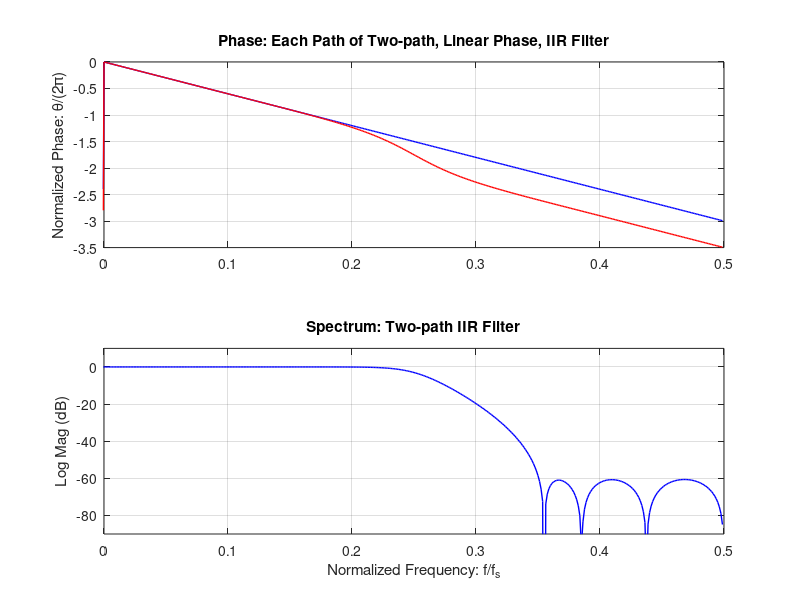
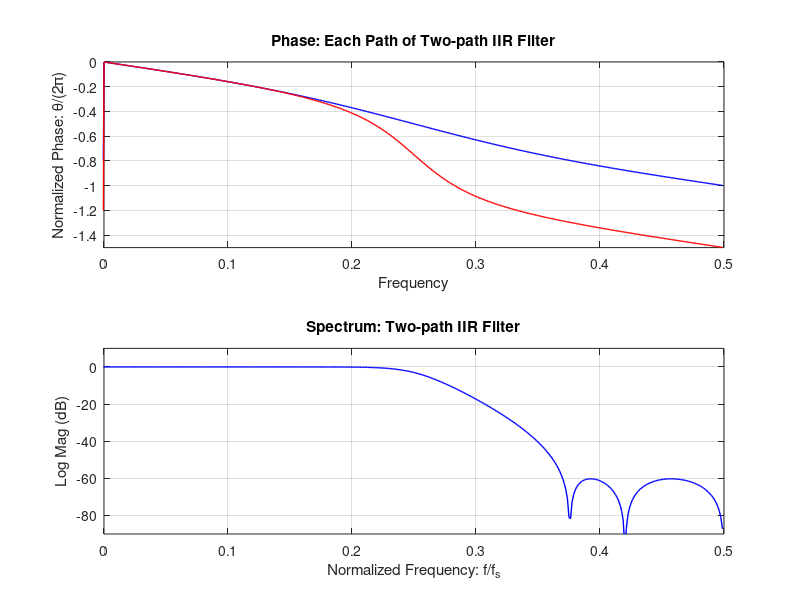
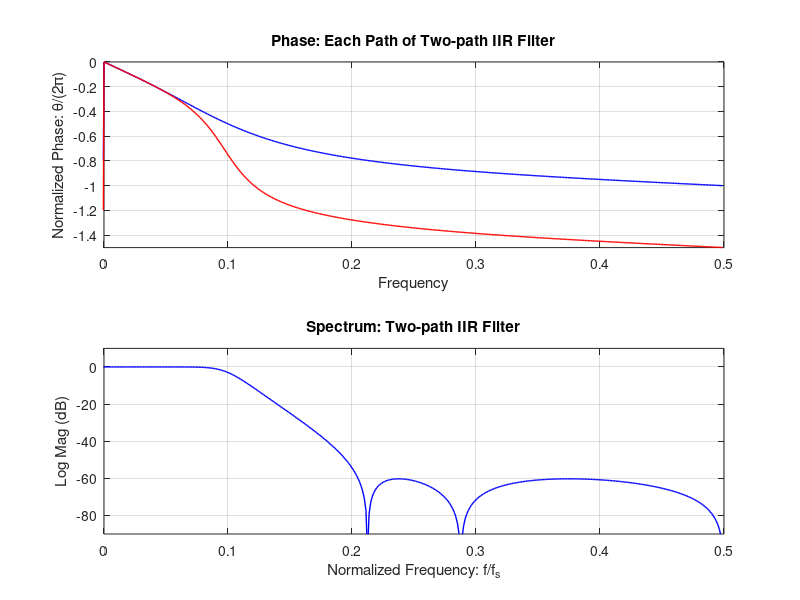
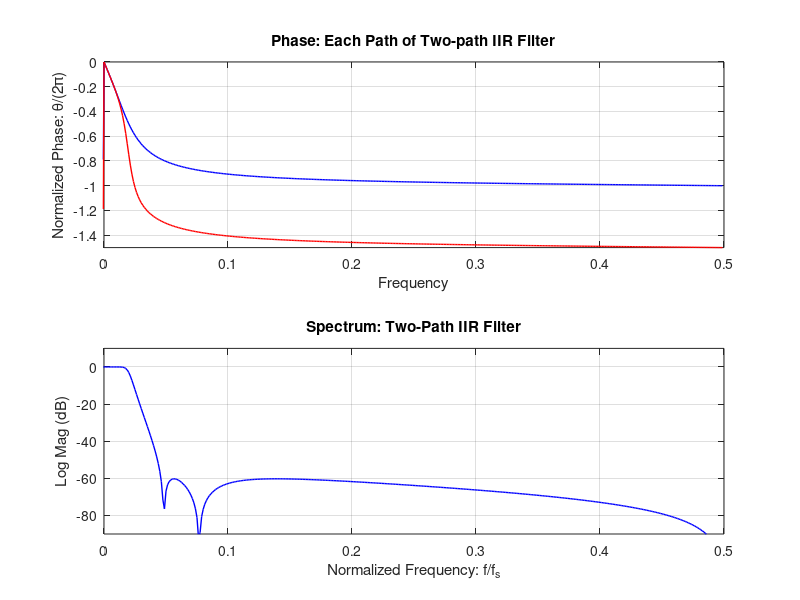

Recreate these plots in MATLAB, in order.
% two path filter demo
% demonstration of two path recursive all-pass filter
% showing two-path phase responses along with resulting filter gain obtained from their sum
% for half, band, for transformed low pass, and for transformed band pass
% Script file written by fred harris of UCSD. Copyright 2021

% half band, 7-pole, 7-zero, 3-multiply Linear Phase recursive all-pass filter
% coefficients obtained from lineardesign_2, Top path is delay line

den_01 = [1 zeros(1,6)];
den_10 = [1. 0.0   -0.1563163557101381  0.0   0.02291418235416641];
den_11 = [1. 0.0   0.6158352756195699];

n_dat=400;
xx=[1 zeros(1,n_dat-1)];
reg1_tp=zeros(1,6);
reg1_bt=zeros(3,4);


for nn=1:n_dat
sm0=reg1_tp(6);

sm1=(xx(nn)-reg1_bt(2,4))*den_10(5)+(reg1_bt(1,2)-reg1_bt(2,2))*den_10(3)+reg1_bt(1,4);
sm2=(sm1   -reg1_bt(3,2))*den_11(3)+ reg1_bt(2,2);

tp(nn)=sm0;
bt(nn)=reg1_bt(3,1);
yy(nn)=(sm0+reg1_bt(3,1))/2;

reg1_tp(1,:)=[xx(nn) reg1_tp(1:5)];
reg1_bt(1,:)=[xx(nn) reg1_bt(1,1:3)];
reg1_bt(2,:)=[sm1    reg1_bt(2,1:3)];
reg1_bt(3,:)=[sm2    reg1_bt(3,1:3)];

end

figure(1)
subplot(2,1,1)
plot(-0.5:1/800:0.5-1/800,fftshift(unwrap(angle(fft(tp,800))))/(2*pi),'b','linewidth',1)
hold on
plot(-0.5:1/800:0.5-1/800,fftshift(unwrap(angle(fft(bt,800)))/(2*pi)),'r','linewidth',1)
hold off
grid on
axis([0 0.5 -3.5 0])
title('Phase: Each Path of Two-path, Linear Phase, IIR Filter')
ylabel('Normalized Phase: \theta/(2\pi)') 

subplot(2,1,2)
plot(-0.5:1/800:0.5-1/800,fftshift(20*log10(abs(fft(yy,800)))),'b','linewidth',1)
grid on
axis([0 0.5 -90 10])
title('Spectrum: Two-path IIR Filter')
ylabel('Log Mag (dB)')
xlabel('Normalized Frequency: f/f_s')


% half band, 5-pole, 5-zero, 2-multiply recursive all-pass filter
% coefficients obtained from tony_des2, Non-Uniform Phase Design, 
% Both paths are recursive all-pass filters 

den_01 = [1.  0    0.14134868113614];   
den_11 = [1.  0.   0.58999487227406];
  			
n_dat=400;
xx=[1 zeros(1,n_dat-1)];
reg1_tp=zeros(2,2);
reg1_bt=zeros(2,2);


for nn=1:n_dat
sm0=(xx(nn)-reg1_tp(2,2))*den_01(3)+reg1_tp(1,2);
sm1=(xx(nn)-reg1_bt(2,2))*den_11(3)+ reg1_bt(1,2);
tp(nn)=sm0;
bt(nn)=reg1_bt(2,1);
yy(nn)=(sm0+reg1_bt(2,1))/2;

reg1_tp(1,:)=[xx(nn) reg1_tp(1,1)];
reg1_tp(2,:)=[sm0    reg1_tp(2,1)];
reg1_bt(1,:)=[xx(nn) reg1_bt(1,1)];
reg1_bt(2,:)=[sm1    reg1_bt(2,1)];
end

figure(2)
subplot(2,1,1)
plot(-0.5:1/800:0.5-1/800,fftshift(unwrap(angle(fft(tp,800))))/(2*pi),'b','linewidth',1)
hold on
plot(-0.5:1/800:0.5-1/800,fftshift(unwrap(angle(fft(bt,800)))/(2*pi)),'r','linewidth',1)
hold off
grid on
axis([0 0.5 -1.5 0])
title('Phase: Each Path of Two-path IIR Filter')
ylabel('Normalized Phase: \theta/(2\pi)') 
xlabel('Frequency')

subplot(2,1,2)
plot(-0.5:1/800:0.5-1/800,fftshift(20*log10(abs(fft(yy,800)))),'b','linewidth',1)
grid on
axis([0 0.5 -90 10])
title('Spectrum: Two-path IIR Filter')
ylabel('Log Mag (dB)')
xlabel('Normalized Frequency: f/f_s')


% low pass, 5-pole, 5-zero, 5-multiply recursive all-pass filter

den_01 = [1.  -1.12192189900213   0.38677173261228];
den_11 = [1.  -1.40506828026801   0.73675990743999];
den_12 = [1.  -0.50952544949443];


n_dat=400;
xx=[1 zeros(1,n_dat-1)];
reg1_tp=zeros(2,2);
reg1_bt=zeros(3,2);


for nn=1:n_dat
sm0=(xx(nn)-reg1_tp(2,2))*den_01(3)+(reg1_tp(1,1)-reg1_tp(2,1))*den_01(2)+reg1_tp(1,2);
sm1=(xx(nn)-reg1_bt(2,1))*den_12(2)+ reg1_bt(1,1);
sm3=(sm1   -reg1_bt(3,2))*den_11(3)+(reg1_bt(2,1)-reg1_bt(3,1))*den_11(2)+reg1_bt(2,2);
tp(nn)=sm0;
bt(nn)=sm3;
yy(nn)=(sm0+sm3)/2;

reg1_tp(1,:)=[xx(nn) reg1_tp(1,1)];
reg1_tp(2,:)=[sm0    reg1_tp(2,1)];
reg1_bt(1,:)=[xx(nn) reg1_bt(1,1)];
reg1_bt(2,:)=[sm1    reg1_bt(2,1)];
reg1_bt(3,:)=[sm3    reg1_bt(3,1)];
end

figure(3)
subplot(2,1,1)
plot(-0.5:1/800:0.5-1/800,fftshift(unwrap(angle(fft(tp,800))))/(2*pi),'b','linewidth',1)
hold on
plot(-0.5:1/800:0.5-1/800,fftshift(unwrap(angle(fft(bt,800)))/(2*pi)),'r','linewidth',1)
hold off
grid on
axis([0 0.5 -1.5 0])
title('Phase: Each Path of Two-path IIR Filter')
ylabel('Normalized Phase: \theta/(2\pi)') 
xlabel('Frequency')

subplot(2,1,2)
plot(-0.5:1/800:0.5-1/800,fftshift(20*log10(abs(fft(yy,800)))),'b','linewidth',1)
grid on
axis([0 0.5 -90 10])
title('Spectrum: Two-path IIR Filter')
ylabel('Log Mag (dB)')
xlabel('Normalized Frequency: f/f_s')


% low pass, 5-pole, 5-zero, 5-multiply recursive all-pass filter

den_01 = [1.  -1.81325768625117   0.82766940541123];
den_11 = [1.  -1.92210850681668   0.93738536912116];
den_12 = [1.  -0.88161859236319];

n_dat=400;
xx=[1 zeros(1,n_dat-1)];
reg1_tp=zeros(2,2);
reg1_bt=zeros(3,2);

for nn=1:n_dat
sm0=(xx(nn)-reg1_tp(2,2))*den_01(3)+(reg1_tp(1,1)-reg1_tp(2,1))*den_01(2)+reg1_tp(1,2);
sm1=(xx(nn)-reg1_bt(2,1))*den_12(2)+ reg1_bt(1,1);
sm3=(sm1   -reg1_bt(3,2))*den_11(3)+(reg1_bt(2,1)-reg1_bt(3,1))*den_11(2)+reg1_bt(2,2);
tp(nn)=sm0;
bt(nn)=sm3;
yy(nn)=(sm0+sm3)/2;

reg1_tp(1,:)=[xx(nn) reg1_tp(1,1)];
reg1_tp(2,:)=[sm0    reg1_tp(2,1)];
reg1_bt(1,:)=[xx(nn) reg1_bt(1,1)];
reg1_bt(2,:)=[sm1    reg1_bt(2,1)];
reg1_bt(3,:)=[sm3    reg1_bt(3,1)];
end

figure(4)
subplot(2,1,1)
plot(-0.5:1/800:0.5-1/800,fftshift(unwrap(angle(fft(tp,800))))/(2*pi),'b','linewidth',1)
hold on
plot(-0.5:1/800:0.5-1/800,fftshift(unwrap(angle(fft(bt,800)))/(2*pi)),'r','linewidth',1)
hold off
grid on
axis([0 0.5 -1.5 0])
title('Phase: Each Path of Two-path IIR Filter')
ylabel('Normalized Phase: \theta/(2\pi)') 
xlabel('Frequency')

subplot(2,1,2)
plot(-0.5:1/800:0.5-1/800,fftshift(20*log10(abs(fft(yy,800)))),'b','linewidth',1)
grid
axis([0 0.5 -90 10])
title('Spectrum: Two-Path IIR Filter')
ylabel('Log Mag (dB)')
xlabel('Normalized Frequency: f/f_s')



% pass band, 10-pole, 10-zero, 10-multiply recursive all-pass filter

den_01 = [1.  -0.58498982946898   1.21000654032299  -0.35517479170051    0.38677173261228];
den_11 = [1.  -0.63804617061077   1.51538338830611  -0.53939362141965    0.73675990743999];
den_12 = [1.  -0.28285686312687   0.50952544949443];

n_dat=400;
xx=[1 zeros(1,n_dat-1)];
reg1_tp=zeros(2,4);
reg1_bt=zeros(3,4);


for nn=1:n_dat
sm0=(xx(nn)-reg1_tp(2,4))*den_01(5)+(reg1_tp(1,1)-reg1_tp(2,3))*den_01(4)+(reg1_tp(1,2)-reg1_tp(2,2))*den_01(3)+(reg1_tp(1,3)-reg1_tp(2,1))*den_01(2)+reg1_tp(1,4);
sm1=(xx(nn)-reg1_bt(2,2))*den_12(3)+(reg1_bt(1,1)-reg1_bt(2,1))*den_12(2)+ reg1_bt(1,2);
sm3=(sm1   -reg1_bt(3,4))*den_11(5)+(reg1_bt(2,1)-reg1_bt(3,3))*den_11(4)+(reg1_bt(2,2)-reg1_bt(3,2))*den_11(3)+(reg1_bt(2,3)-reg1_bt(3,1))*den_11(2)+reg1_bt(2,4);
tp(nn)=sm0;
bt(nn)=sm3;
yy(nn)=(-sm0+sm3)/2;

reg1_tp(1,:)=[xx(nn) reg1_tp(1,1:3)];
reg1_tp(2,:)=[sm0    reg1_tp(2,1:3)];
reg1_bt(1,:)=[xx(nn) reg1_bt(1,1:3)];
reg1_bt(2,:)=[sm1    reg1_bt(2,1:3)];
reg1_bt(3,:)=[sm3    reg1_bt(3,1:3)];
end

figure(5)
subplot(2,1,1)
plot(-0.5:1/800:0.5-1/800,fftshift(unwrap(angle(fft(tp,800))))/(2*pi)-0.5,'b','linewidth',1)
hold on
plot(-0.5:1/800:0.5-1/800,fftshift(unwrap(angle(fft(bt,800)))/(2*pi)),'r','linewidth',1)
hold off
grid
axis([0 0.5 -3.0 0])
title('Phase: Each Path of Two-path IIR Filter')
ylabel('Normalized Phase: \theta/(2\pi)') 
xlabel('Frequency')

subplot(2,1,2)
plot(-0.5:1/800:0.5-1/800,fftshift(20*log10(abs(fft(yy,800)))),'b','linewidth',1)
grid
axis([0 0.5 -90 10])
title('Spectrum: Two-Path IIR Filter')
ylabel('Log Mag (dB)')
xlabel('Normalized Frequency: f/f_s')




